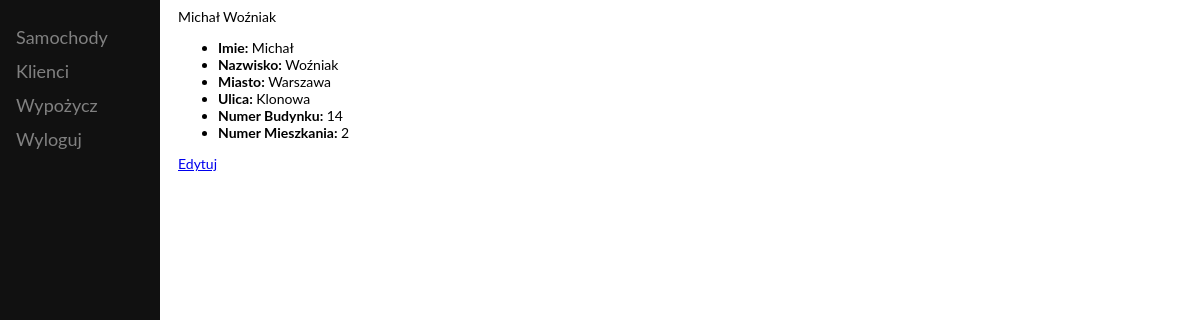
/detal_customer/1, run on the app's committed database.
### rentcar_app/models.py (models this page shows)
class Customer(models.Model):
    first_name = models.CharField(max_length=64)
    last_name = models.CharField(max_length=64)
    city =models.CharField(max_length=100)
    street = models.CharField(max_length=100)
    house_nr = models.CharField(max_length=50)
    flat_nr = models.CharField(max_length=50, null=True, blank = True)
    def __str__(self):
        return "{} {}".format(self.first_name, self.last_name)

### rentcar_app/views.py (the view)
# urls.py: url(r'^detal_customer/(?P<id>\d+)', CustomerView.as_view()),
class CustomerView(View):
    def get(self, request, id):
        customer = Customer.objects.get(id=id)
        ctx = {
            'customer': customer,
        }
        return render(request,'customer.html',ctx)

### rentcar_app/templates/customer.html
{% extends 'base.html' %}
{% block content %}
      {{ customer }}
    <ul>
        <li><strong>Imie: </strong> {{ customer.first_name }}</li>
        <li><strong>Nazwisko: </strong> {{ customer.last_name }}</li>
        <li><strong>Miasto: </strong> {{ customer.city }}</li>
        <li><strong>Ulica: </strong> {{ customer.street }}</li>
        <li><strong>Numer Budynku: </strong> {{ customer.house_nr }}</li>
        <li><strong>Numer Mieszkania: </strong> {{ customer.flat_nr }}</li>
    </ul>
     <a href="/update_customer/{{ customer.id }}"> Edytuj </a>
{% endblock %}

### rentcar_app/templates/base.html (style rules this page uses)
body { font-family: "Lato", sans-serif; }

### data on the page
Customer: first_name+last_name "Michał Woźniak", first_name "Michał", last_name "Woźniak", city "Warszawa", street "Klonowa", house_nr "14", flat_nr "2"
